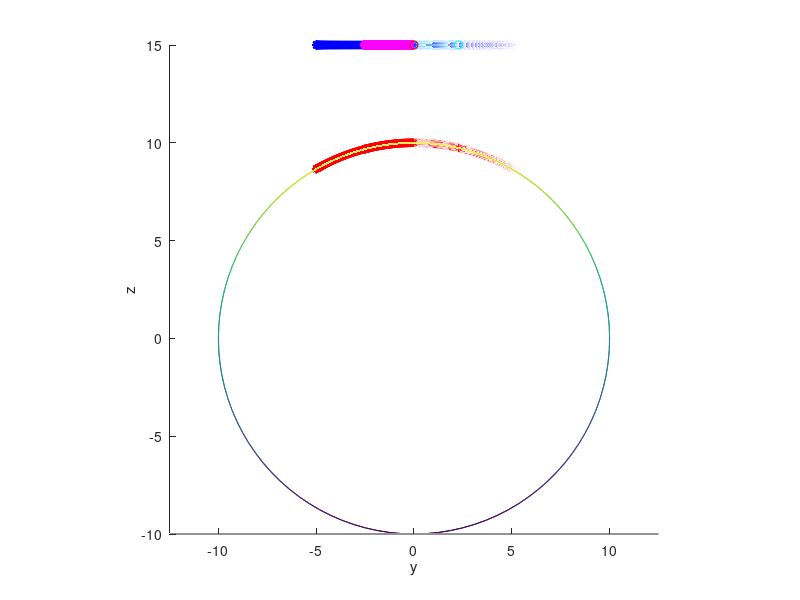

Here is the MATLAB script that generated this plot:
clear all;
clc;
axis equal;
hold on;

xlabel('x');
ylabel('y');
zlabel('z');
view(90,0);

rotate_x = @(theta)[
                    1 , 0           , 0          , 0;
                    0 , cos(theta)  , sin(theta) , 0;
                    0 , -sin(theta) , cos(theta) , 0;
                    0 , 0           , 0          , 1;
                    ];

rotate_y = @(theta)[
                    cos(theta)  , 0 , sin(theta) , 0;
                    0           , 1 , 0          , 0;
                    -sin(theta) , 0 , cos(theta) , 0;
                    0           , 0 , 0          , 1;
                   ];

rotate_z = @(theta)[
                    cos(theta)  , sin(theta) , 0 , 0;
                    -sin(theta) , cos(theta) , 0 , 0;
                    0           , 0          , 1 , 0;
                    0           , 0          , 0 , 1;
                   ];

pipe_length = 20;
pipe_raidus = 10;

unit_arc_length = 0.1;

arc_guide_line_radius = pipe_raidus / 4;
arc_guide_line_radians_length = 5;

%laser working point is half pipe x length
laser_working_point_x = pipe_length / 2;
laser_offset_center_distance = 0;
laser_up_lift_distance = 5;
laser_circle_raduis = pipe_raidus / 2;

unit_circle_center_angle = unit_arc_length / (pi/180 * pipe_raidus);
unit_arc_rad = unit_circle_center_angle * pi / 180;

theta = 0 : unit_arc_rad : 2 * pi;
[col,row] = size(theta);
% pipe_rotate_x_angle = 0;
% pipe_rotate_y_angle = 0;
% pipe_rotate_z_angle = 0;

[cylinder_x, cylinder_y, cylinder_z] = cylinder(pipe_raidus, 100);
cylinder_z = cylinder_z * pipe_length;
pipe_x = cylinder_z;
pipe_y = cylinder_x;
pipe_z = cylinder_y;

%draw pipe
mesh(pipe_x, pipe_y, pipe_z);

%laser working point is half pipe x length
% laser_working_point_x = pipe_length / 2;
% laser_offset_center_distance = 0;
% laser_up_lift_distance = 5;
% laser_circle_raduis = pipe_raidus;

laser_pos_x = laser_working_point_x;
laser_pos_y = laser_offset_center_distance;
laser_pos_z = pipe_raidus + laser_up_lift_distance;

%draw laser trail
laser_trail_x = laser_pos_x + laser_circle_raduis * cos(theta);
laser_trail_y = laser_pos_y + laser_circle_raduis * sin(theta);
laser_trail_z = laser_pos_z * ones(1, row);

laser_trail = [laser_trail_x',laser_trail_y',laser_trail_z';];
plot3(laser_trail_x, laser_trail_y, laser_trail_z, 'b*');

%draw cilcle trail
cut_trail_x = laser_trail_x;
cut_trail_y = laser_trail_y;
cut_trail_z = sqrt(pipe_raidus^2 - cut_trail_y.^2);

cut_trail = [cut_trail_x',cut_trail_y',cut_trail_z'];

angle_cut_y = acos(cut_trail_y ./ pipe_raidus);
angle_cut_y = rad2deg(angle_cut_y);
angle_cut_trail = [cut_trail_x',angle_cut_y',cut_trail_z'];
need_penetrate = false;
for i = 1 : row
    if (abs( cut_trail_y(1, i)) > pipe_raidus)
        need_penetrate = true;
        continue;
    end
    if (cut_trail_x(1,i) < 0 || cut_trail_x(1,i) > pipe_length)
        continue;
    end
    plot3(cut_trail_x(1,i), cut_trail_y(1,i), cut_trail_z(1,i), 'r*');
end

if (need_penetrate)
    for i = 1 : row
        if (abs( cut_trail_y(1, i)) > pipe_raidus)
            continue;
        end
        if (cut_trail_x(1,i) < 0 || cut_trail_x(1,i) > pipe_length)
            continue;
        end
        plot3(cut_trail_x(1,i), cut_trail_y(1,i), - cut_trail_z(1,i), 'y*');
    end
end

%arc guide line parament
%arc_guide_line_radius = 3;
%arc_guide_line_radians_factor = 1 / 8;
%arc_guide_line_radians_length = 2 * pi * arc_guide_line_radius * arc_guide_line_radians_factor;
%arc_guide_line_radians_length = 3;
arc_guide_line_radians = arc_guide_line_radians_length / arc_guide_line_radius;
arc_guide_line_circle_center_x = laser_pos_x + laser_circle_raduis - arc_guide_line_radius;
arc_guide_line_circle_center_y = laser_pos_y;
arc_guide_line_circle_center_z = laser_pos_z;
%judge guide line in/out circle
is_arc_guide_line_out_circle = true;
%add arc in guide line 
arc_guide_line_in_theta = arc_guide_line_radians : -unit_arc_rad : 0;
[arc_guide_line_in_col, arc_guide_line_in_row] = size(arc_guide_line_in_theta);
arc_trail_in_x = arc_guide_line_circle_center_x + arc_guide_line_radius * cos(arc_guide_line_in_theta);
arc_trail_in_y = arc_guide_line_circle_center_y + arc_guide_line_radius * sin(arc_guide_line_in_theta);
arc_trail_in_z = arc_guide_line_circle_center_z * ones(1, arc_guide_line_in_row);
if (is_arc_guide_line_out_circle)
    parallel_trail_in_x = arc_trail_in_x - arc_guide_line_circle_center_x;
    parallel_trail_in_y = arc_trail_in_y - arc_guide_line_circle_center_y;
    parallel_trail_in_z = arc_trail_in_z - arc_guide_line_circle_center_z;

    rotate_y_trail_in_x = parallel_trail_in_x * cos(pi) - parallel_trail_in_z * sin(pi);
    rotate_y_trail_in_y = parallel_trail_in_y;
    rotate_y_trail_in_z = parallel_trail_in_x * sin(pi) + parallel_trail_in_z * cos(pi);

    arc_trail_in_x = rotate_y_trail_in_x + arc_guide_line_circle_center_x + 2 * arc_guide_line_radius;
    arc_trail_in_y = rotate_y_trail_in_y + arc_guide_line_circle_center_y;
    arc_trail_in_z = rotate_y_trail_in_z + arc_guide_line_circle_center_z;
end
plot3(arc_trail_in_x, arc_trail_in_y, arc_trail_in_z, 'co');
arc_trail_in = [arc_trail_in_x',arc_trail_in_y',arc_trail_in_z'];
%add arc out guide line
arc_guide_line_out_theta = 2 * pi : -unit_arc_rad : 2 * pi - arc_guide_line_radians;
[arc_guide_line_out_col, arc_guide_line_out_row] = size(arc_guide_line_out_theta);
arc_trail_out_x = arc_guide_line_circle_center_x + arc_guide_line_radius * cos(arc_guide_line_out_theta);
arc_trail_out_y = arc_guide_line_circle_center_y + arc_guide_line_radius * sin(arc_guide_line_out_theta);
arc_trail_out_z = arc_guide_line_circle_center_z * ones(1, arc_guide_line_out_row);
if (is_arc_guide_line_out_circle)
    parallel_trail_out_x = arc_trail_out_x - arc_guide_line_circle_center_x;
    parallel_trail_out_y = arc_trail_out_y - arc_guide_line_circle_center_y;
    parallel_trail_out_z = arc_trail_out_z - arc_guide_line_circle_center_z;

    rotate_y_trail_out_x = parallel_trail_out_x * cos(pi) - parallel_trail_out_z * sin(pi);
    rotate_y_trail_out_y = parallel_trail_out_y;
    rotate_y_trail_out_z = parallel_trail_out_x * sin(pi) + parallel_trail_out_z * cos(pi);

    arc_trail_out_x = rotate_y_trail_out_x + arc_guide_line_circle_center_x + 2 * arc_guide_line_radius;
    arc_trail_out_y = rotate_y_trail_out_y + arc_guide_line_circle_center_y;
    arc_trail_out_z = rotate_y_trail_out_z + arc_guide_line_circle_center_z;
end
plot3(arc_trail_out_x, arc_trail_out_y, arc_trail_out_z, 'mo');
arc_trail_out = [arc_trail_out_x',arc_trail_out_y',arc_trail_out_z'];
% draw arc in guide line trail
cut_arc_guide_line_in_x = arc_trail_in_x;
cut_arc_guide_line_in_y = arc_trail_in_y;
cut_arc_guide_line_in_z = sqrt(pipe_raidus^2 - cut_arc_guide_line_in_y.^2);
plot3(cut_arc_guide_line_in_x, cut_arc_guide_line_in_y, cut_arc_guide_line_in_z, 'r*');
cut_arc_guide_line_in = [cut_arc_guide_line_in_x',cut_arc_guide_line_in_y',cut_arc_guide_line_in_z'];
% draw arc out guide line trail
cut_arc_guide_line_out_x = arc_trail_out_x;
cut_arc_guide_line_out_y = arc_trail_out_y;
cut_arc_guide_line_out_z = sqrt(pipe_raidus^2 - cut_arc_guide_line_out_y.^2);
plot3(cut_arc_guide_line_out_x, cut_arc_guide_line_out_y, cut_arc_guide_line_out_z, 'r*');
cut_arc_guide_line_out = [cut_arc_guide_line_out_x',cut_arc_guide_line_out_y',cut_arc_guide_line_out_z'];

A = arc_trail_in == cut_arc_guide_line_in;
B = arc_trail_out == cut_arc_guide_line_out;

[~, frame_row_count] = size(arc_guide_line_in_theta);
move_laser_x = 0;
move_laser_y = 0;
move_laser_z = laser_pos_z;
hlaser = plot3(move_laser_x, move_laser_y, move_laser_z, 'ro');
for i = 1 : frame_row_count
    move_laser_x = arc_trail_in_x(1, i);
    angle = acos(arc_trail_in_y(1, i) / pipe_raidus);
    set(hlaser, 'xdata', move_laser_x, 'ydata', move_laser_y, 'zdata', move_laser_z);
    drawnow;
    pause(0.01);
end

[~, frame_row_count] = size(theta);
for i = 1 : frame_row_count
    move_laser_x = cut_trail_x(1,i);
    set(hlaser, 'xdata', move_laser_x, 'ydata', move_laser_y, 'zdata', move_laser_z);
    drawnow;
    pause(0.01);
end

[~, frame_row_count] = size(arc_guide_line_out_theta);
for i = 1 : frame_row_count
    move_laser_x = arc_trail_out_x(1,i);
    set(hlaser, 'xdata', move_laser_x, 'ydata', move_laser_y, 'zdata', move_laser_z);
    drawnow;
    pause(0.01);
end
